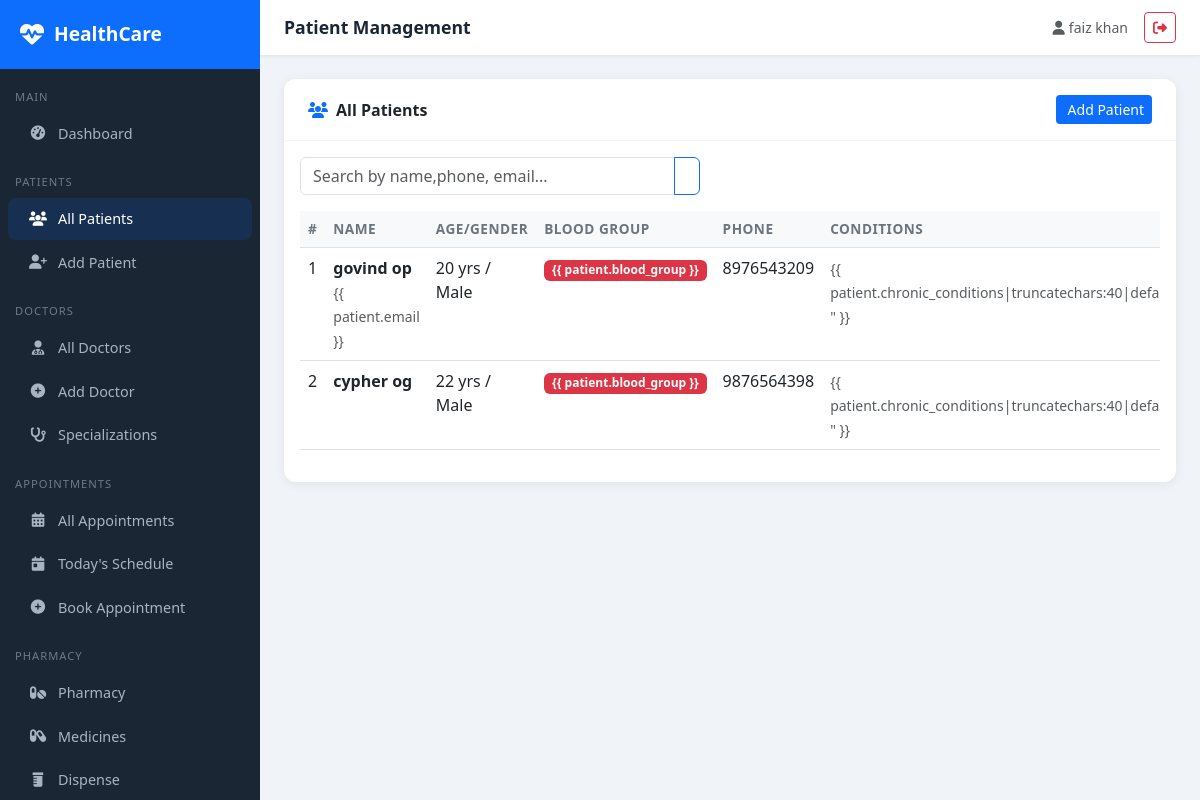
/patients/ (signed in), run on an earlier commit of the app's database.
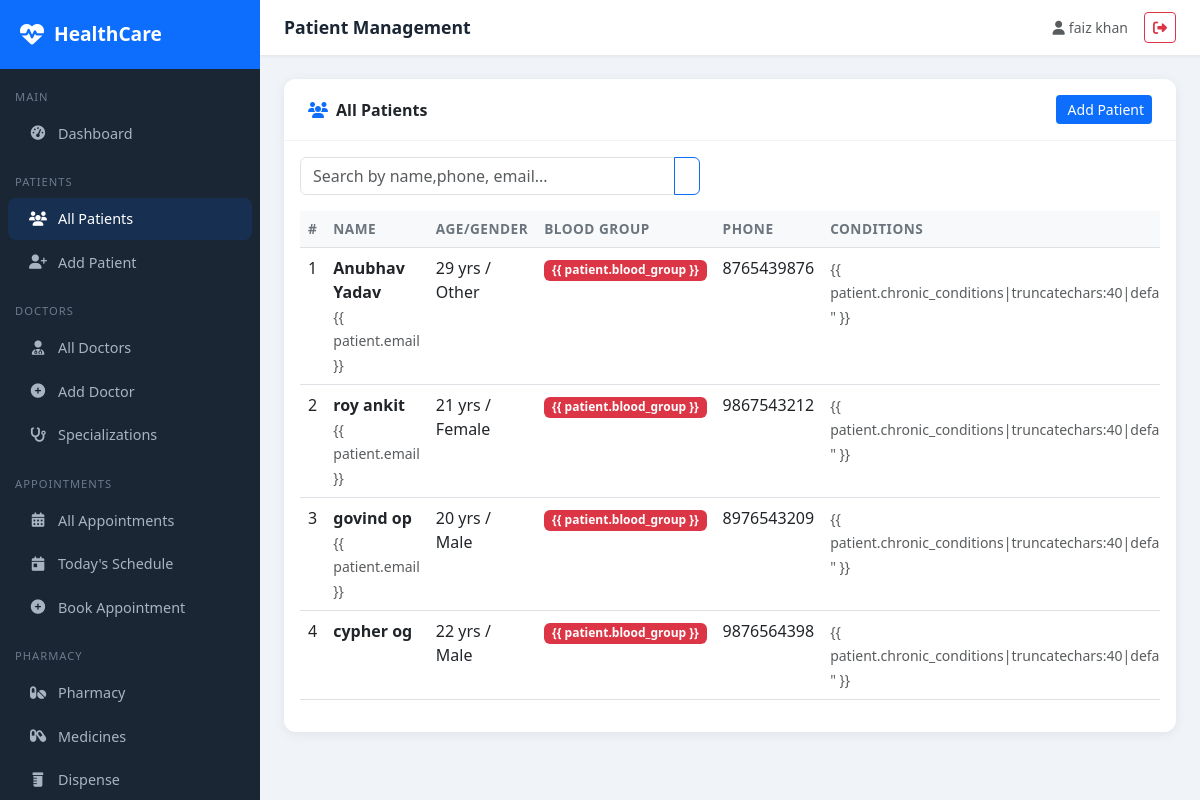
And on a later commit of the database.
### healthcare_dashboard/patients/models.py (models this page shows, shortened)
class Patient(models.Model):
    BLOOD_GROUP_CHOICES = [
        ('A+', 'A+'),
        ('A-', 'A-'),
        ('B+', 'B+'),
        ('B-', 'B-'),
        ('O+', 'O+'),
        ('O-', 'O-'),
        ('AB+', 'AB+'),
        ('AB-', 'AB-'),
    ]
    GENDER_CHOICES = [
        ('M', 'Male'),
        ('F', 'Female'),
        ('O', 'Other'),
    ]
    user = models.OneToOneField(User, on_delete=models.SET_NULL, null=True, blank=True)
    first_name = models.CharField(max_length=100)
    last_name = models.CharField(max_length=100)
    date_of_birth = models.DateField()
    gender = models.CharField(max_length=1, choices=GENDER_CHOICES)
    blood_group = models.CharField(max_length=3, choices=BLOOD_GROUP_CHOICES, blank=True)
    phone = models.CharField(max_length=15)
    email = models.EmailField(blank=True)
    address = models.TextField()
    emergency_contact_name = models.CharField(max_length=100, blank=True)
    emergency_contact_phone = models.CharField(max_length=15, blank=True)
    allergies = models.TextField(blank=True, help_text='List known allergies')
    chronic_conditions = models.TextField(blank=True)
    insurance_provider = models.CharField(max_length=100, blank=True)
    insurance_id = models.CharField(max_length=50, blank=True)
    created_at = models.DateTimeField(auto_now_add=True)
    updated_at = models.DateTimeField(auto_now=True)
    def __str__(self):
        return f"{self.first_name} {self.last_name}"
    @property
    def age(self):
        from datetime import date
        today = date.today()
        return today.year - self.date_of_birth.year - (
            (today.month, today.day) < (self.date_of_birth.month, self.date_of_birth.day)
        )

### healthcare_dashboard/patients/views.py (the view, shortened to what this page needs)
# urls.py: path('', views.patient_list, name='patient_list'),
@login_required
def patient_list(request):
    query = request.GET.get('q', '')
    patients = Patient.objects.all().order_by('-created_at')
    return render(request, 'patients/patient_list.html', {'patients': patients, 'query': query})

### healthcare_dashboard/templates/patients/patient_list.html (shortened to what this page needs)
{% extends 'base/base.html' %}
{% block page_title %}Patient Management{% endblock %}
{% block content %}
<div class="card">
<div class="card-header py-3 px-4 d-flex justify-content-between align-items-center">
<span><i class="fas fa-users text-primary me-2"></i>All Patients</span>
<a href="{% url 'patient_create' %}" class="btn btn-primary btn-sm">Add Patient</a>
</div>
<div class="card-body">
<form method="get" class="mb-3">
<div class="input-group" style="max-width:400px">
<input type="text" name="q" class="form-control" placeholder="Search by name,
phone, email..." value="{{ query }}">
<button class="btn btn-outline-primary" type="submit"></button>
</div>
</form>
<div class="table-responsive">
<table class="table table-hover">
<thead>
<tr><th>#</th><th>Name</th><th>Age/Gender</th><th>Blood
Group</th><th>Phone</th><th>Conditions</th><th>Actions</th></tr>
</thead>
<tbody>
{% for patient in patients %}
<tr>
<td>{{ forloop.counter }}</td>
<td>
<a href="{% url 'patient_detail' patient.pk %}" class="text-decoration-none
fw-semibold text-dark">{{ patient }}</a>
{% if patient.email %}<br><small class="text-muted">{{ patient.email
}}</small>{% endif %}
</td>
<td>{{ patient.age }} yrs / {{ patient.get_gender_display }}</td>
<td>{% if patient.blood_group %}<span class="badge bg-danger">{{
patient.blood_group }}</span>{% else %}-{% endif %}</td>
<td>{{ patient.phone }}</td>
<td><small class="text-muted">{{
patient.chronic_conditions|truncatechars:40|default:"-" }}</small></td>
</tr>
{% empty %}
<tr><td colspan="7" class="text-center text-muted py-5">
<i class="fas fa-users fa-3x mb-3 d-block opacity-25"></i>
No patients found. <a href="{% url 'patient_create' %}">Add the first
patient</a>.
</td></tr>
{% endfor %}
</tbody>
</table>
</div>
</div>
</div>
{% endblock %}

What changed in the data, as far as the page shows it:
added Patient: first_name+last_name "Anubhav Yadav", shows "{{ patient.email }}", age "29", gender "Other", blood_group "{{ patient.blood_group }}", phone "8765439876"
added Patient: first_name+last_name "roy ankit", shows "{{ patient.email }}", age "21", gender "Female", blood_group "{{ patient.blood_group }}", phone "9867543212"
